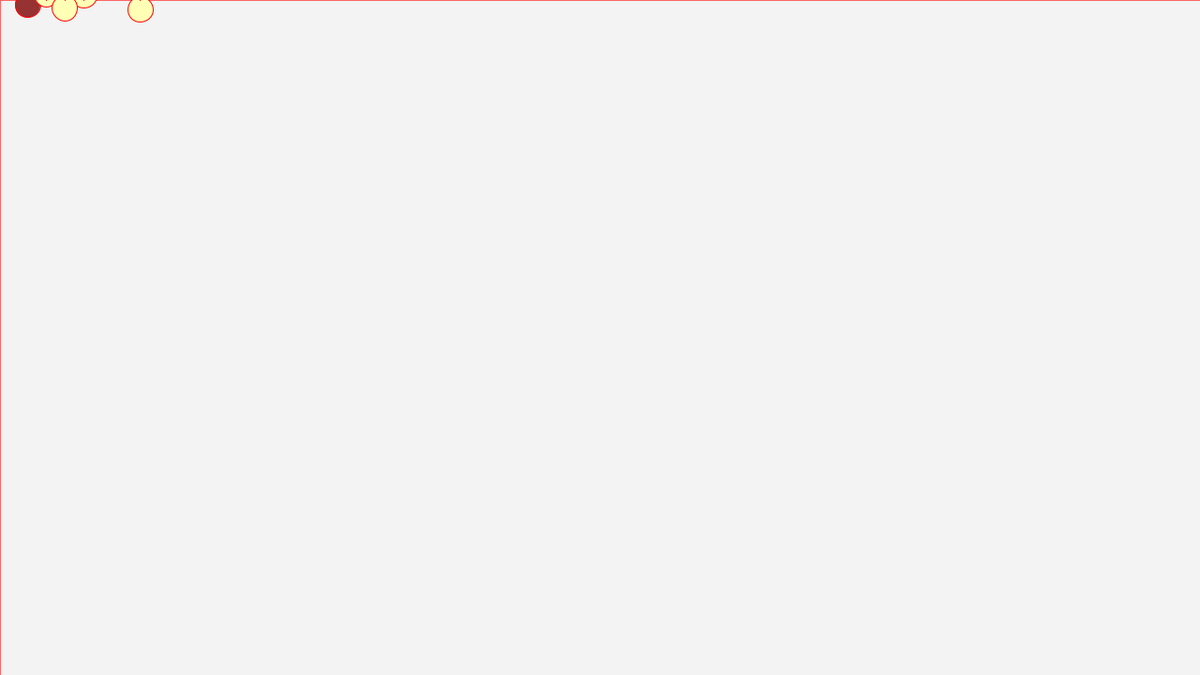
Frame 1 (no input)
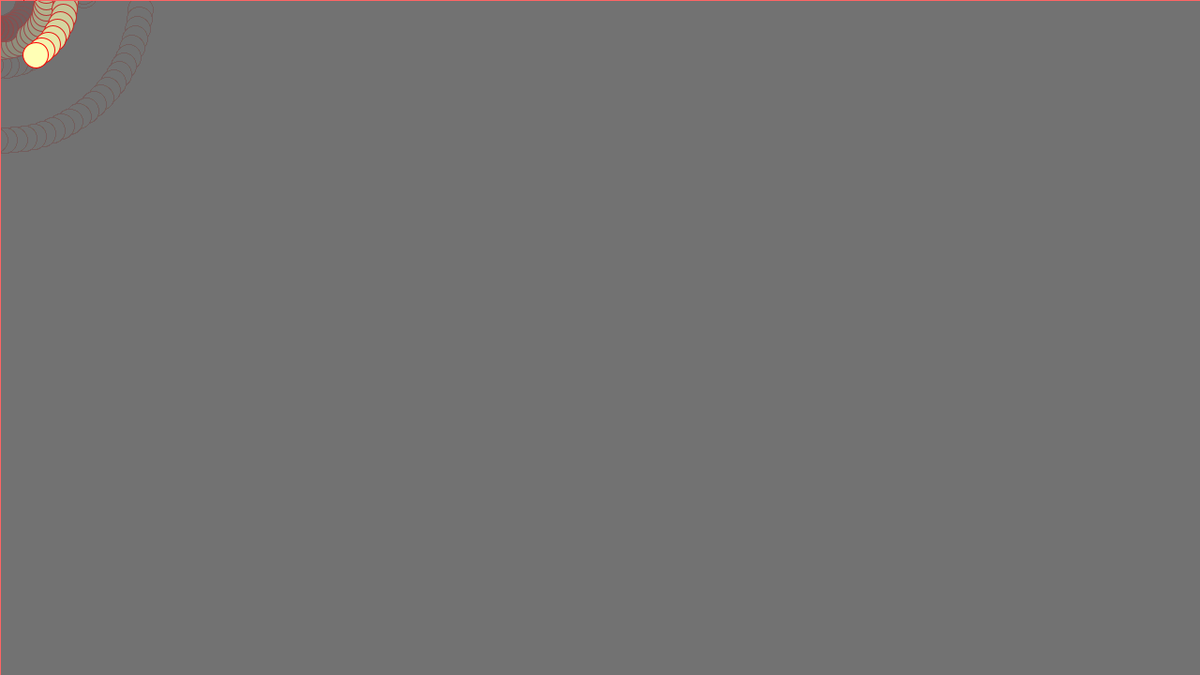
Frame 60 (the mouse pressed at the canvas centre just before this capture)
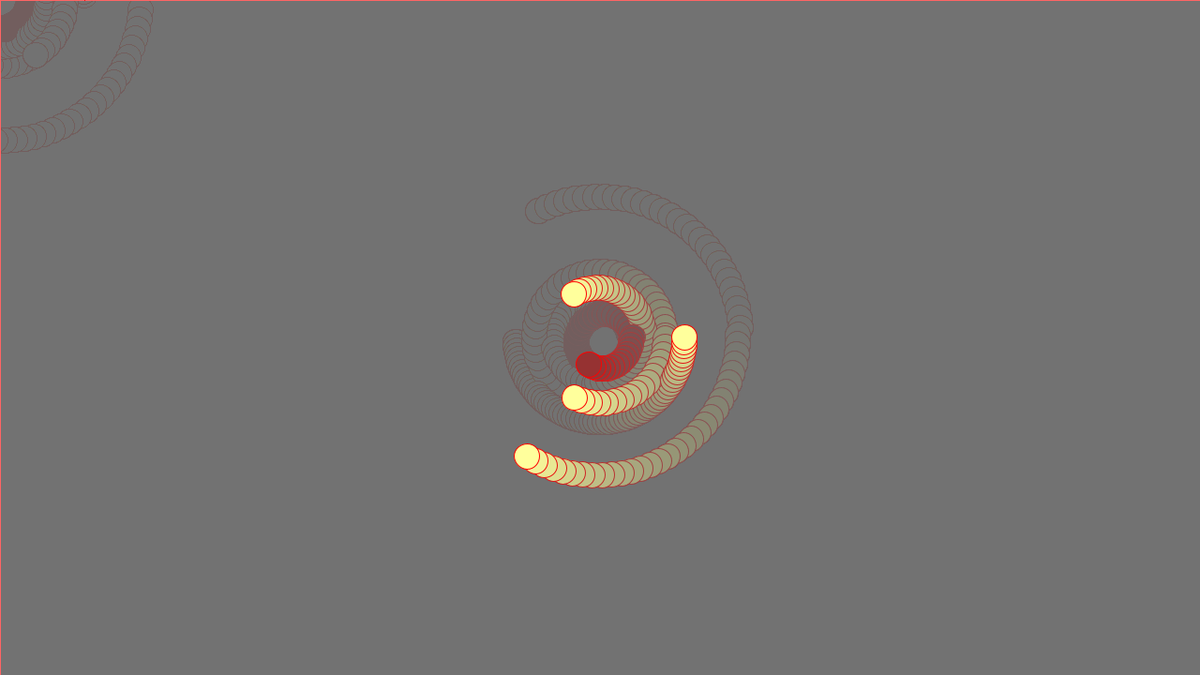
Frame 120 (the mouse held since frame 60 and released just before this capture)

The Processing sketch that drew these frames (run headless with seeded random() and noise(); from frame 60 on, the mouse is pressed at the canvas centre):

// Processing sketch: processing_43329
// ── processing_43329.pde


//MIKE's work.

int a=0;  
int b=0;
int c=0;
int d=0;
int dd=0;
int x=0;
int y=0;
int z=0;
int xx=0;

void setup() {
  size(1280, 720);
  background(255);
  frameRate(100);
  smooth();
  loop();
  
  

  frameRate(125);
}
int pos = 0;
 



void draw() {
  fill(0,10);
  noStroke();
  rect(0,0,width,height);
  stroke(255,100,100);

  fill(200, 200, 200,10); //semitransparent overlay
  rect(0, 0, width, height);
  fill(150,50,50); 
  stroke(255,0,0);

  a+=10;
  if (a>=360) { 
    a=0;
    y+=random(-5, 5);
  };

  b+=4;
  if (b>=360) { 
    b=0;
    z+=random(-6, 6);
  };

  d-=7;
  if (d>=360) { 
    d=0;
    xx+=random(-7, 7);
  };

  dd-=3;
  if (dd>=360) { 
    dd=0;
    x+=random(-3, 3);
  };

  c+=6;
  if (c>=360) { 
    c=0;
    x+=random(-1, 1);
  };
  c+=1;
  if (c>=360) { 
    c=0;
    x+=random(-0, 30);
  };
  float angleA=radians(a);
  orbiter(angleA, 30, mouseX+y, mouseY+y);
  float angleB=radians(b);
  orbiter(angleB, 150, mouseX+z, mouseY+z);
  float angleD=radians(d);
  orbiter(angleD, 50, mouseX+z, mouseY+z);
  float angleDD=radians(dd);
  orbiter(angleDD, 90, mouseX+x, mouseY+x);
  float angleC=radians(c); //convert to use in trig functions
  orbiter(angleC, 70, mouseX+x, mouseY+x);
}

void orbiter(float ang, float r, int cx, int cy) {

  float sinOfAngle=sin(ang);
  float Y = r*sinOfAngle;
  //now x side
  float cosOfAngle=cos(ang);
  float X = r*cosOfAngle;
  ellipse(X+cx, Y+cy, 27, 27);
  
  
    for(int x=1; x<width; x+=1200)
    for(int y=0; y<height; y+=1200){
  
      fill(1000,2000,dist(x,y,mouseX,mouseY)%255);
      point(X,y);
    }
  
  
}
  
